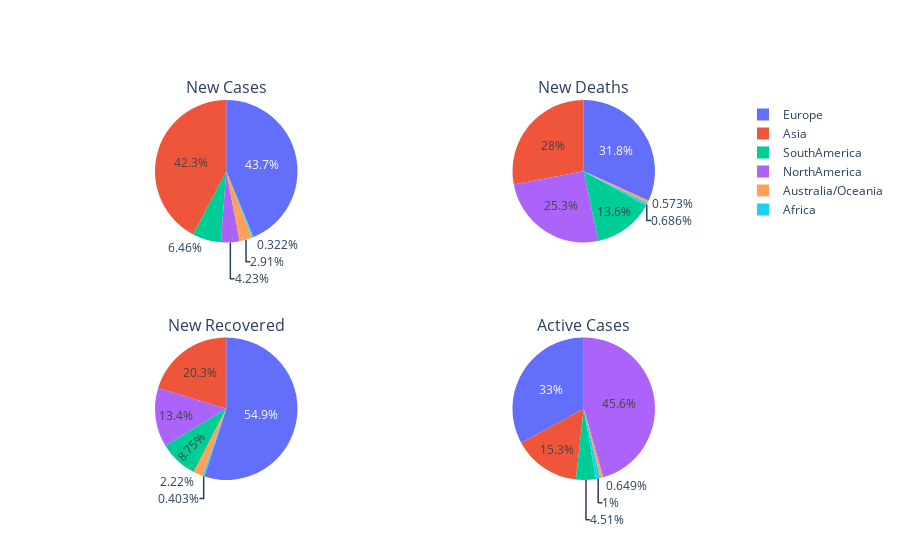

This figure's notebook cell:
### Code cell
specs = [[{'type':'domain'}, {'type':'domain'}], [{'type':'domain'}, {'type':'domain'}]]
fig = make_subplots(rows=2, cols=2, specs = specs, 
subplot_titles=['New Cases', 'New Deaths', 'New Recovered', 'Active Cases'])

fig.add_trace(go.Pie(labels=piechart_plots['Continent'], values=piechart_plots['NewCases']), 1, 1)
fig.add_trace(go.Pie(labels=piechart_plots['Continent'], values=piechart_plots['NewDeaths']), 1, 2)

fig.add_trace(go.Pie(labels=piechart_plots['Continent'], values=piechart_plots['NewRecovered']), 2, 1)
fig.add_trace(go.Pie(labels=piechart_plots['Continent'], values=piechart_plots['ActiveCases']), 2, 2)

### Figure 1 — Plotly figure (JSON) as saved in the notebook; plotly's stock layout.template omitted (floating-point values rounded to 4 significant figures)
{"data": [{"domain": {"x": [0, 0.45], "y": [0.625, 1]}, "labels": ["Africa", "Asia", "Australia/Oceania", "Europe", "NorthAmerica", "SouthAmerica"], "type": "pie", "values": [5306, 697132, 47851, 720211, 69621, 106315]}, {"domain": {"x": [0.55, 1], "y": [0.625, 1]}, "labels": ["Africa", "Asia", "Australia/Oceania", "Europe", "NorthAmerica", "SouthAmerica"], "type": "pie", "values": [55, 2245, 46, 2552, 2031, 1093]}, {"domain": {"x": [0, 0.45], "y": [0, 0.375]}, "labels": ["Africa", "Asia", "Australia/Oceania", "Europe", "NorthAmerica", "SouthAmerica"], "type": "pie", "values": [7062, 355344, 38944, 962173, 234855, 153257]}, {"domain": {"x": [0.55, 1], "y": [0, 0.375]}, "labels": ["Africa", "Asia", "Australia/Oceania", "Europe", "NorthAmerica", "SouthAmerica"], "type": "pie", "values": [591880, 9006998, 382635, 19451513, 26903577, 2659839]}], "layout": {"annotations": [{"font": {"size": 16}, "showarrow": false, "text": "New Cases", "x": 0.225, "xanchor": "center", "xref": "paper", "y": 1, "yanchor": "bottom", "yref": "paper"}, {"font": {"size": 16}, "showarrow": false, "text": "New Deaths", "x": 0.775, "xanchor": "center", "xref": "paper", "y": 1, "yanchor": "bottom", "yref": "paper"}, {"font": {"size": 16}, "showarrow": false, "text": "New Recovered", "x": 0.225, "xanchor": "center", "xref": "paper", "y": 0.375, "yanchor": "bottom", "yref": "paper"}, {"font": {"size": 16}, "showarrow": false, "text": "Active Cases", "x": 0.775, "xanchor": "center", "xref": "paper", "y": 0.375, "yanchor": "bottom", "yref": "paper"}]}}
